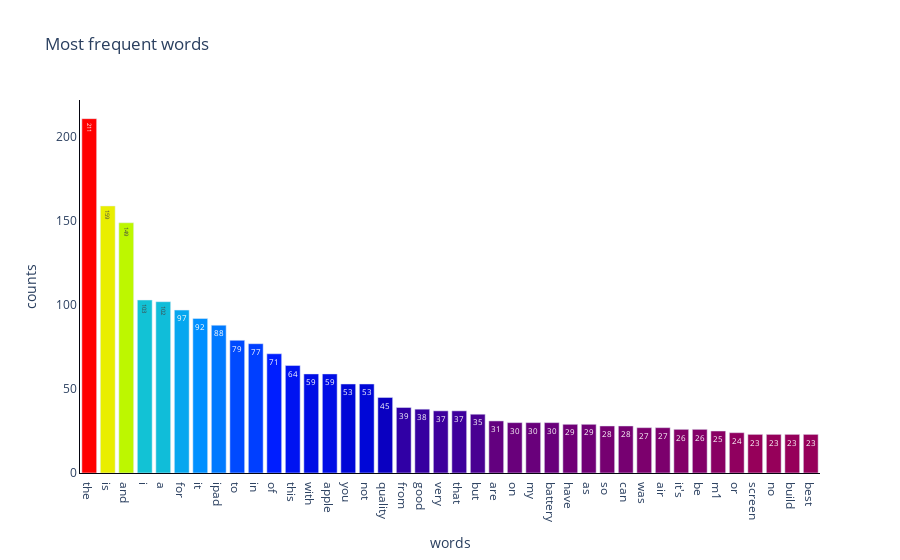

The code cell stored with this chart in its notebook:
### Code cell
fig=go.Figure(go.Bar(x=x,
                     y=y,
                     text=y,
                     marker=dict(color = y,
                                 colorscale='rainbow')))
fig.update_layout(showlegend=False,
                #   margin=dict(l=5, r=1, t=20, b=5),
                  xaxis=dict(
                            title='words',
                            showline=True,
                            showgrid=False,
                            showticklabels=True,
                            linecolor='#05050f'),
                  yaxis=dict(
                            title='counts',
                            showline=True,
                            showgrid=False,
                            showticklabels=True,
                            linecolor='#05050f'),
                  plot_bgcolor='white',
                  title='Most frequent words'
                 )
fig.show()

### Figure 1 — Plotly figure (JSON) as saved in the notebook; plotly's stock layout.template omitted (floating-point values rounded to 4 significant figures)
{"data": [{"marker": {"color": [211, 159, 149, 103, 102, 97, 92, 88, 79, 77, 71, 64, 59, 59, 53, 53, 45, 39, 38, 37, 37, 35, 31, 30, 30, 30, 29, 29, 28, 28, 27, 27, 26, 26, 25, 24, 23, 23, 23, 23], "colorscale": [[0, "rgb(150,0,90)"], [0.125, "rgb(0,0,200)"], [0.25, "rgb(0,25,255)"], [0.375, "rgb(0,152,255)"], [0.5, "rgb(44,255,150)"], [0.625, "rgb(151,255,0)"], [0.75, "rgb(255,234,0)"], [0.875, "rgb(255,111,0)"], [1, "rgb(255,0,0)"]]}, "text": ["211", "159", "149", "103", "102", "97", "92", "88", "79", "77", "71", "64", "59", "59", "53", "53", "45", "39", "38", "37", "37", "35", "31", "30", "30", "30", "29", "29", "28", "28", "27", "27", "26", "26", "25", "24", "23", "23", "23", "23"], "type": "bar", "x": ["the", "is", "and", "i", "a", "for", "it", "ipad", "to", "in", "of", "this", "with", "apple", "you", "not", "quality", "from", "good", "very", "that", "but", "are", "on", "my", "battery", "have", "as", "so", "can", "was", "air", "it's", "be", "m1", "or", "screen", "no", "build", "best"], "y": [211, 159, 149, 103, 102, 97, 92, 88, 79, 77, 71, 64, 59, 59, 53, 53, 45, 39, 38, 37, 37, 35, 31, 30, 30, 30, 29, 29, 28, 28, 27, 27, 26, 26, 25, 24, 23, 23, 23, 23]}], "layout": {"plot_bgcolor": "white", "showlegend": false, "title": {"text": "Most frequent words"}, "xaxis": {"linecolor": "#05050f", "showgrid": false, "showline": true, "showticklabels": true, "title": {"text": "words"}}, "yaxis": {"linecolor": "#05050f", "showgrid": false, "showline": true, "showticklabels": true, "title": {"text": "counts"}}}}
